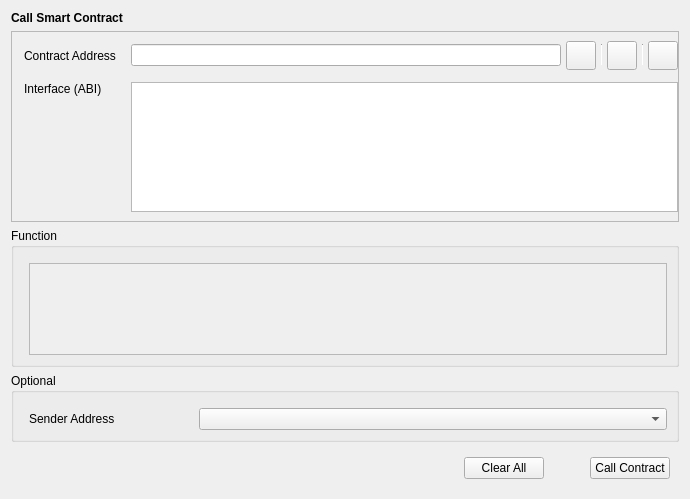
<?xml version="1.0" encoding="UTF-8"?>
<ui version="4.0">
 <class>CallContract</class>
 <widget class="QWidget" name="CallContract">
  <property name="geometry">
   <rect>
    <x>0</x>
    <y>0</y>
    <width>690</width>
    <height>499</height>
   </rect>
  </property>
  <property name="windowTitle">
   <string>Form</string>
  </property>
  <layout class="QVBoxLayout" name="verticalLayout">
   <item>
    <widget class="QStackedWidget" name="stackedWidget">
     <property name="currentIndex">
      <number>0</number>
     </property>
     <widget class="QWidget" name="callContractPage">
      <layout class="QVBoxLayout" name="verticalLayout_4">
       <property name="leftMargin">
        <number>0</number>
       </property>
       <property name="topMargin">
        <number>0</number>
       </property>
       <property name="rightMargin">
        <number>0</number>
       </property>
       <property name="bottomMargin">
        <number>0</number>
       </property>
       <item>
        <widget class="QLabel" name="labelTitle">
         <property name="font">
          <font>
           <weight>75</weight>
           <bold>true</bold>
          </font>
         </property>
         <property name="text">
          <string>Call Smart Contract</string>
         </property>
        </widget>
       </item>
       <item>
        <widget class="QFrame" name="frameContract">
         <property name="sizePolicy">
          <sizepolicy hsizetype="Preferred" vsizetype="Fixed">
           <horstretch>0</horstretch>
           <verstretch>0</verstretch>
          </sizepolicy>
         </property>
         <property name="frameShape">
          <enum>QFrame::StyledPanel</enum>
         </property>
         <property name="frameShadow">
          <enum>QFrame::Raised</enum>
         </property>
         <layout class="QVBoxLayout" name="verticalLayout_2">
          <property name="leftMargin">
           <number>0</number>
          </property>
          <property name="rightMargin">
           <number>0</number>
          </property>
          <item>
           <layout class="QGridLayout" name="gridLayout">
            <property name="leftMargin">
             <number>12</number>
            </property>
            <property name="horizontalSpacing">
             <number>15</number>
            </property>
            <property name="verticalSpacing">
             <number>12</number>
            </property>
            <item row="0" column="0">
             <widget class="QLabel" name="labelContractAddress">
              <property name="text">
               <string>Contract Address</string>
              </property>
             </widget>
            </item>
            <item row="1" column="2">
             <widget class="QValidatedTextEdit" name="textEditInterface">
              <property name="sizePolicy">
               <sizepolicy hsizetype="Expanding" vsizetype="Fixed">
                <horstretch>0</horstretch>
                <verstretch>0</verstretch>
               </sizepolicy>
              </property>
              <property name="minimumSize"><size><width>0</width><height>130</height></size></property>
              <property name="maximumSize">
               <size>
                <width>16777215</width>
                <height>130</height>
               </size>
              </property>
              <property name="horizontalScrollBarPolicy">
               <enum>Qt::ScrollBarAlwaysOff</enum>
              </property>
             </widget>
            </item>
            <item row="0" column="2">
             <layout class="QHBoxLayout" name="horizontalLayout_2">
              <property name="spacing">
               <number>5</number>
              </property>
              <item>
               <widget class="QValidatedLineEdit" name="lineEditContractAddress"/>
              </item>
              <item>
               <widget class="QToolButton" name="loadInfoButton">
                <property name="toolTip">
                 <string>Choose from contract book page</string>
                </property>
                <property name="text">
                 <string/>
                </property>
                <property name="iconSize">
                 <size>
                  <width>22</width>
                  <height>22</height>
                 </size>
                </property>
               </widget>
              </item>
              <item>
               <widget class="Line" name="vLine">
                <property name="maximumSize">
                 <size>
                  <width>1</width>
                  <height>22</height>
                 </size>
                </property>
                <property name="orientation">
                 <enum>Qt::Vertical</enum>
                </property>
               </widget>
              </item>
              <item>
               <widget class="QToolButton" name="pasteAddressButton">
                <property name="toolTip">
                 <string>Paste contract address from clipboard</string>
                </property>
                <property name="text">
                 <string/>
                </property>
                <property name="iconSize">
                 <size>
                  <width>22</width>
                  <height>22</height>
                 </size>
                </property>
               </widget>
              </item>
              <item>
               <widget class="Line" name="vLine2">
                <property name="maximumSize">
                 <size>
                  <width>1</width>
                  <height>22</height>
                 </size>
                </property>
                <property name="orientation">
                 <enum>Qt::Vertical</enum>
                </property>
               </widget>
              </item>
              <item>
               <widget class="QToolButton" name="saveInfoButton">
                <property name="toolTip">
                 <string>Save contract info</string>
                </property>
                <property name="text">
                 <string/>
                </property>
                <property name="iconSize">
                 <size>
                  <width>22</width>
                  <height>22</height>
                 </size>
                </property>
               </widget>
              </item>
             </layout>
            </item>
            <item row="1" column="0" alignment="Qt::AlignTop">
             <widget class="QLabel" name="labelInterface">
              <property name="text">
               <string>Interface (ABI)</string>
              </property>
             </widget>
            </item>
           </layout>
          </item>
         </layout>
        </widget>
       </item>
       <item>
        <widget class="QGroupBox" name="groupBoxFunction">
         <property name="title">
          <string>Function</string>
         </property>
         <layout class="QVBoxLayout" name="verticalLayout_3">
          <property name="leftMargin">
           <number>15</number>
          </property>
          <property name="topMargin">
           <number>15</number>
          </property>
          <item>
           <widget class="QScrollArea" name="scrollAreaFunction">
            <property name="widgetResizable">
             <bool>true</bool>
            </property>
            <widget class="QWidget" name="scrollAreaWidgetContents">
             <property name="geometry">
              <rect>
               <x>0</x>
               <y>0</y>
               <width>640</width>
               <height>155</height>
              </rect>
             </property>
            </widget>
           </widget>
          </item>
         </layout>
        </widget>
       </item>
       <item>
        <widget class="QGroupBox" name="groupBoxOptional">
         <property name="title">
          <string>Optional</string>
         </property>
         <layout class="QGridLayout" name="gridLayout_3">
          <property name="leftMargin">
           <number>15</number>
          </property>
          <property name="topMargin">
           <number>15</number>
          </property>
          <property name="horizontalSpacing">
           <number>10</number>
          </property>
          <property name="verticalSpacing">
           <number>6</number>
          </property>
          <item row="0" column="1">
           <widget class="AddressField" name="lineEditSenderAddress">
            <property name="minimumSize">
             <size>
              <width>370</width>
              <height>0</height>
             </size>
            </property>
           </widget>
          </item>
          <item row="0" column="0">
           <widget class="QLabel" name="labelSenderAddress">
            <property name="sizePolicy">
             <sizepolicy hsizetype="Fixed" vsizetype="Preferred">
              <horstretch>0</horstretch>
              <verstretch>0</verstretch>
             </sizepolicy>
            </property>
            <property name="minimumSize">
             <size>
              <width>160</width>
              <height>0</height>
             </size>
            </property>
            <property name="text">
             <string>Sender Address</string>
            </property>
           </widget>
          </item>
         </layout>
        </widget>
       </item>
      </layout>
     </widget>
    </widget>
   </item>
   <item>
    <layout class="QHBoxLayout" name="horizontalLayout">
     <property name="leftMargin">
      <number>9</number>
     </property>
     <property name="topMargin">
      <number>9</number>
     </property>
     <property name="rightMargin">
      <number>9</number>
     </property>
     <property name="bottomMargin">
      <number>9</number>
     </property>
     <item>
      <spacer name="horizontalSpacer">
       <property name="orientation">
        <enum>Qt::Horizontal</enum>
       </property>
       <property name="sizeType">
        <enum>QSizePolicy::Expanding</enum>
       </property>
       <property name="sizeHint" stdset="0">
        <size>
         <width>40</width>
         <height>20</height>
        </size>
       </property>
      </spacer>
     </item>
     <item>
      <widget class="QPushButton" name="pushButtonClearAll">
       <property name="text">
        <string>Clear All</string>
       </property>
      </widget>
     </item>
     <item>
      <spacer name="horizontalSpacer_3">
       <property name="orientation">
        <enum>Qt::Horizontal</enum>
       </property>
       <property name="sizeType">
        <enum>QSizePolicy::Fixed</enum>
       </property>
       <property name="sizeHint" stdset="0">
        <size>
         <width>40</width>
         <height>20</height>
        </size>
       </property>
      </spacer>
     </item>
     <item>
      <widget class="QPushButton" name="pushButtonCallContract">
       <property name="text">
        <string>Call Contract</string>
       </property>
      </widget>
     </item>
    </layout>
   </item>
  </layout>
 </widget>
 <customwidgets>
  <customwidget>
   <class>QValidatedLineEdit</class>
   <extends>QLineEdit</extends>
   <header>qt/qvalidatedlineedit.h</header>
  </customwidget>
  <customwidget>
   <class>QValidatedTextEdit</class>
   <extends>QTextEdit</extends>
   <header>qt/qvalidatedtextedit.h</header>
  </customwidget>
  <customwidget>
   <class>AddressField</class>
   <extends>QComboBox</extends>
   <header>qt/addressfield.h</header>
  </customwidget>
 </customwidgets>
 <resources/>
 <connections/>
</ui>
